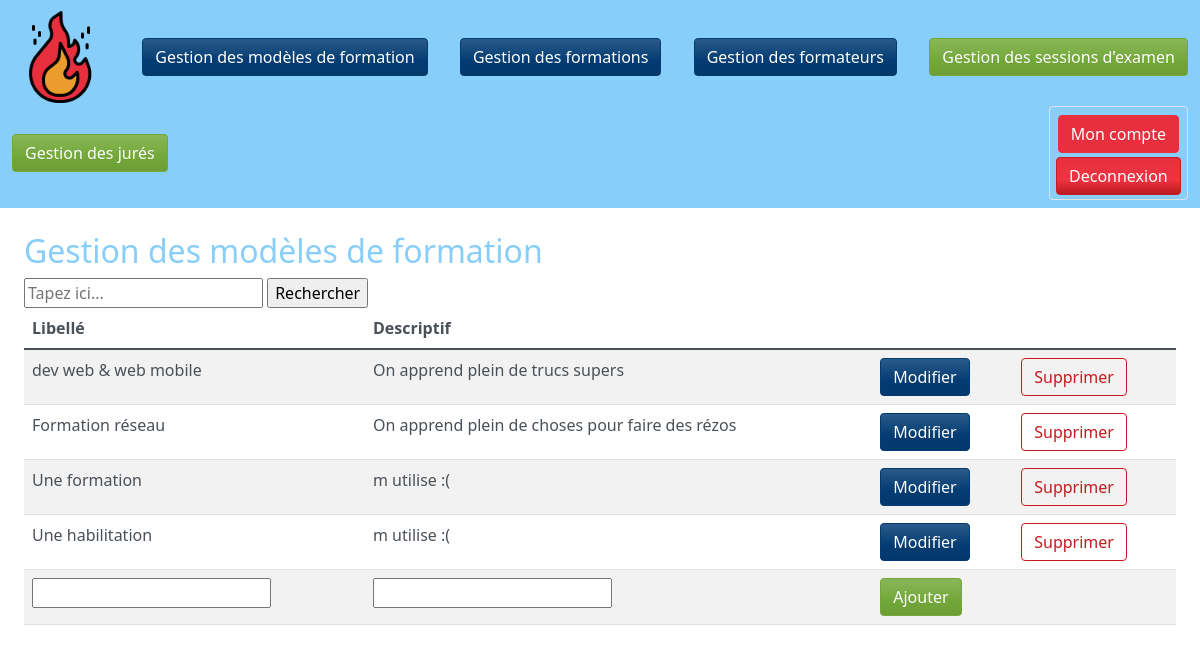
Before: / with the older database file.
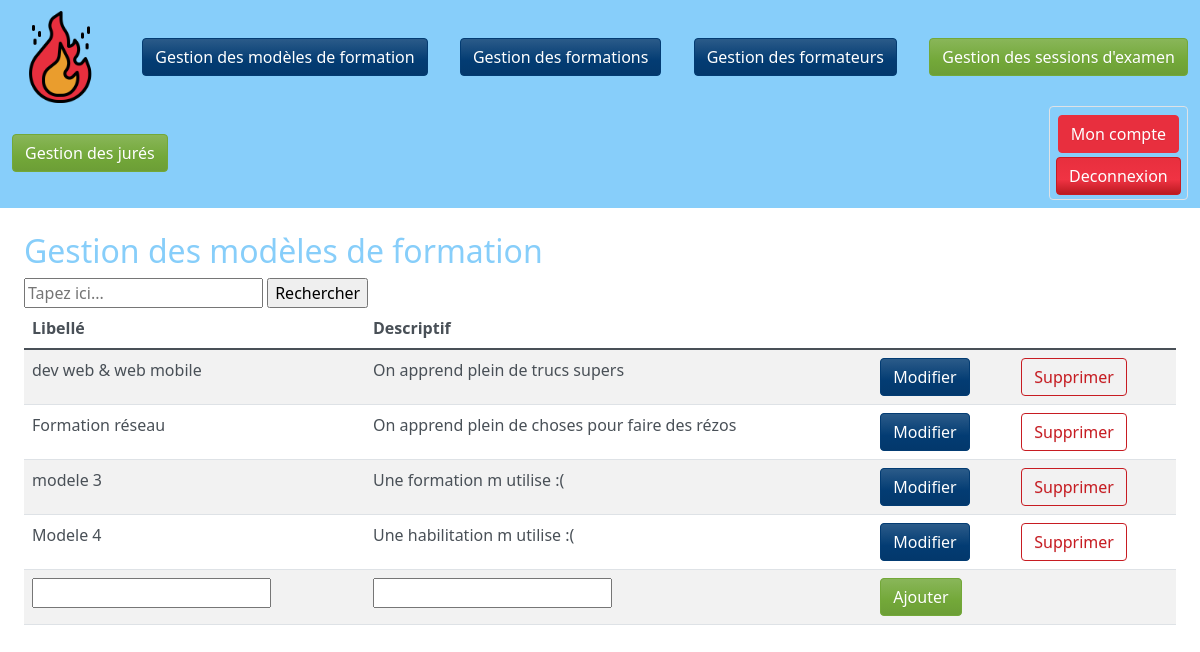
After: the same page with the newer database file.
### tables this page shows
CREATE TABLE IF NOT EXISTS `formationpattern` (
  `ID_formationPattern` int(5) NOT NULL AUTO_INCREMENT,
  `Libelle_formationPatern` char(255) NOT NULL,
  `Descriptif_formation` char(255) DEFAULT NULL,
  PRIMARY KEY (`ID_formationPattern`)
);

### modeles/classes/mgr_formationPattern.class.php (called while the page is built, shortened)
<?php
    Class mgr_formationPattern {
    public static function read_all() {
        $sql =
            'SELECT * FROM formationpattern';
        $connexion = Connector::connect();
        $res = $connexion->prepare($sql);
        $res->execute();
        $res->setFetchMode(PDO::FETCH_ASSOC|PDO::FETCH_PROPS_LATE);
        $ans = $res->fetchAll();
        return $ans;
    }
        }

### views/gestionFormationPattern.php (the view)
<div class="container-fluid p-4">
    <h2>Gestion des modèles de formation</h2>
    <input type="text" name="search-bar" placeholder="Tapez ici...">
    <input type="button" id="search-button" value="Rechercher">
    <table id="tableGestionModelesFormation" class="table table-striped">
        <thead>
            <tr>
                <th scope="col">Libellé</th>
                <th scope="col">Descriptif</th>
            </tr>
        </thead>
        <tbody>
            <?php
            $tempInstance = new mgr_formationPattern();
            $list = $tempInstance->read_all('formationpattern');
            if(isset($_POST['modifyFormationPattern'])){
                $item = $list[array_search($_POST['modifyFormationPattern'],array_column($list, 'ID_formationPattern'))];
                echo '<tr>' .
                    '<td>' . $item['Libelle_formationPatern'] . '</td>'.
                    '<td>' . $item['Descriptif_formation'] . '</td>'.
                    '<td>
                    <form method="POST">
                    <button name="modifyFormationPattern" value="'.$item['ID_formationPattern'].'" class="btn btn-info"';
                if(isset($_POST['modifyFormationPattern'])){
                    echo 'disabled';
                }
                echo '>Modifier</button>
                    </form>'.
                    '<td><form method="POST">
                    <button name="delFormationPattern" value="'.$item['ID_formationPattern'].'" class="btn btn-outline-danger"';
                if(isset($_POST['modifyFormationPattern'])){
                        echo 'disabled';
                }
                echo '
                    >Supprimer</button>
                    </form>'
                ;
                if(isset($_POST['modifyFormationPattern'])){
                    echo '
                    <tr>
                        <form method="POST">
                            <td>
                                <input type="text" name="libelleNew" value="'.$item['Libelle_formationPatern'].'">
                            </td>
                            <td>
                                <input type="text" name="descriptifNew" value="'.$item['Descriptif_formation'].'">
                            </td>
                            <td colspan="2">
                                <form>
                                    <input type="submit" name="modificationToConfirm" class="btn btn-success" value="Confirmer">
                                    <input type="hidden" name="modifyFormationPattern" value="'.$_POST['modifyFormationPattern'].'">
                                </form>
                            </td>
                        </form>
                    </tr>
                    '
                    ;
                }
            }
            else{
                foreach($list as $item){
                    echo '<tr>' .
                    '<td>' . $item['Libelle_formationPatern'] . '</td>'.
                    '<td>' . $item['Descriptif_formation'] . '</td>'.
                    '<td>
                    <form method="POST">
                        <button name="modifyFormationPattern" value="'.$item['ID_formationPattern'].'" class="btn btn-info">Modifier</button>
                    </form>'.
                    '<td>
                    <form method="POST">
                        <button name="delFormationPattern" value="'.$item['ID_formationPattern'].'" class="btn btn-outline-danger">Supprimer</button>
                    </form>'
                    ;
                }
            }
            if(!isset($_POST['modifyFormationPattern'])){
            echo '
            <tr>
                <form method="POST">
                    <td><input type="text" name="libelle"></td>
                    <td><input type="text" name="descriptif"></td>
                    <td colspan="2">
                        <input type="submit" name="addFormationPattern" class="btn btn-success" value="Ajouter">
                    </td>
                </form>
            </tr>
            ';
            }
            ?>
        </tbody>
    </table>
</div>

### index.php (shortened to what this page needs)
<?php
    $route = 'home';
    switch ($route){
        case 'home':
            require('views/header.php');
            require('views/gestionFormationPattern.php');
            require('views/footer.php');
        break;
    }
?>

### views/header.php (shortened to what this page needs)
<!DOCTYPE html>
<html lang="en">
<head>
    <link rel="stylesheet" href="assets/bootstrap/css/bootstrap.min.css">
    <link rel="stylesheet" href="assets/style.css">
</head>
<body>
    <nav class="navbar bg-primary">
        <form class="container-fluid justify-content-between" method="$_GET" action="index.php">
            <img class="col-1" src="assets/img/logos/fire.png" alt="logo ">
            <input class="btn btn-info" type="submit" name="route" value="Gestion des modèles de formation">
            <input class="btn btn-info" type="submit" name="route" value="Gestion des formations">
            <input class="btn btn-info" type="submit" name="route" value="Gestion des formateurs">
            <input class="btn btn-success" type="submit" name="route" value="Gestion des sessions d'examen">
            <input class="btn btn-success" type="submit" name="route" value="Gestion des jurés">
            <div class="d-flex flex-column border p-1 rounded">
                <input class="btn btn-warning m-1" name="route" type="submit" value="Mon compte">
                <input class="btn btn-danger" name="route" type="submit" value="Deconnexion">
            </div>
        </form>
    </nav>

### views/footer.php (shortened to what this page needs)
</html>

Changed rows visible on the page:
changed formationpattern: Libelle_formationPatern "Une formation" → "modele 3"; Descriptif_formation "m utilise :(" → "Une formation m utilise :("
changed formationpattern: Libelle_formationPatern "Une habilitation" → "Modele 4"; Descriptif_formation "m utilise :(" → "Une habilitation m utilise :("
